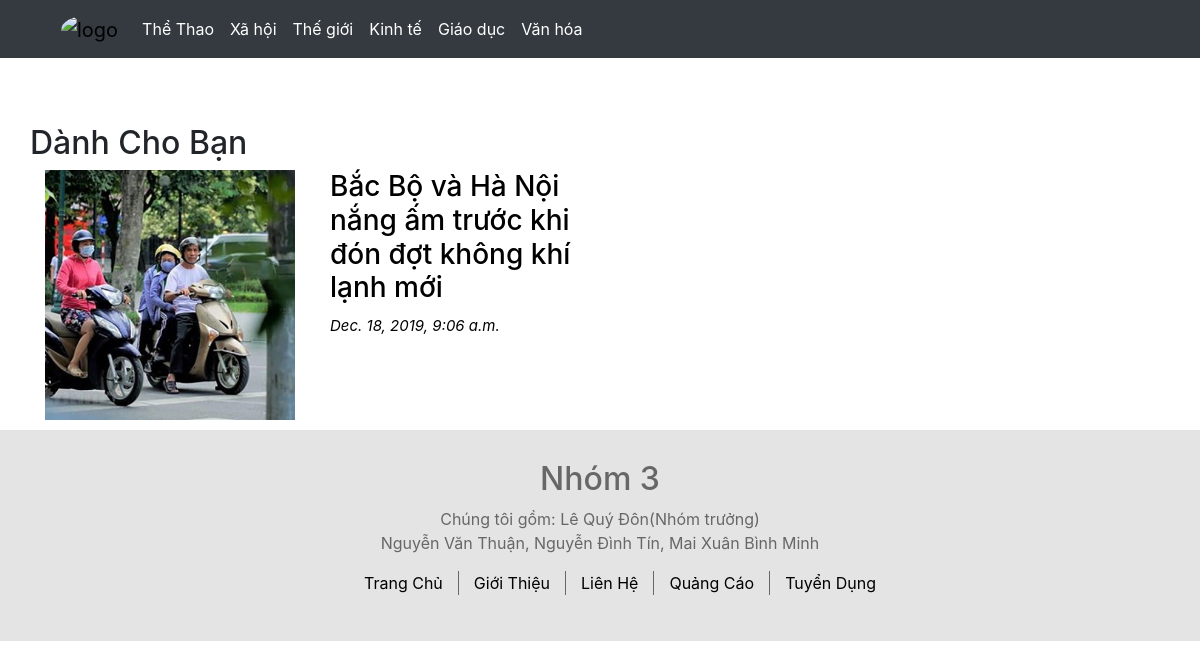
The page /polls/list/2 on the database as committed earlier.
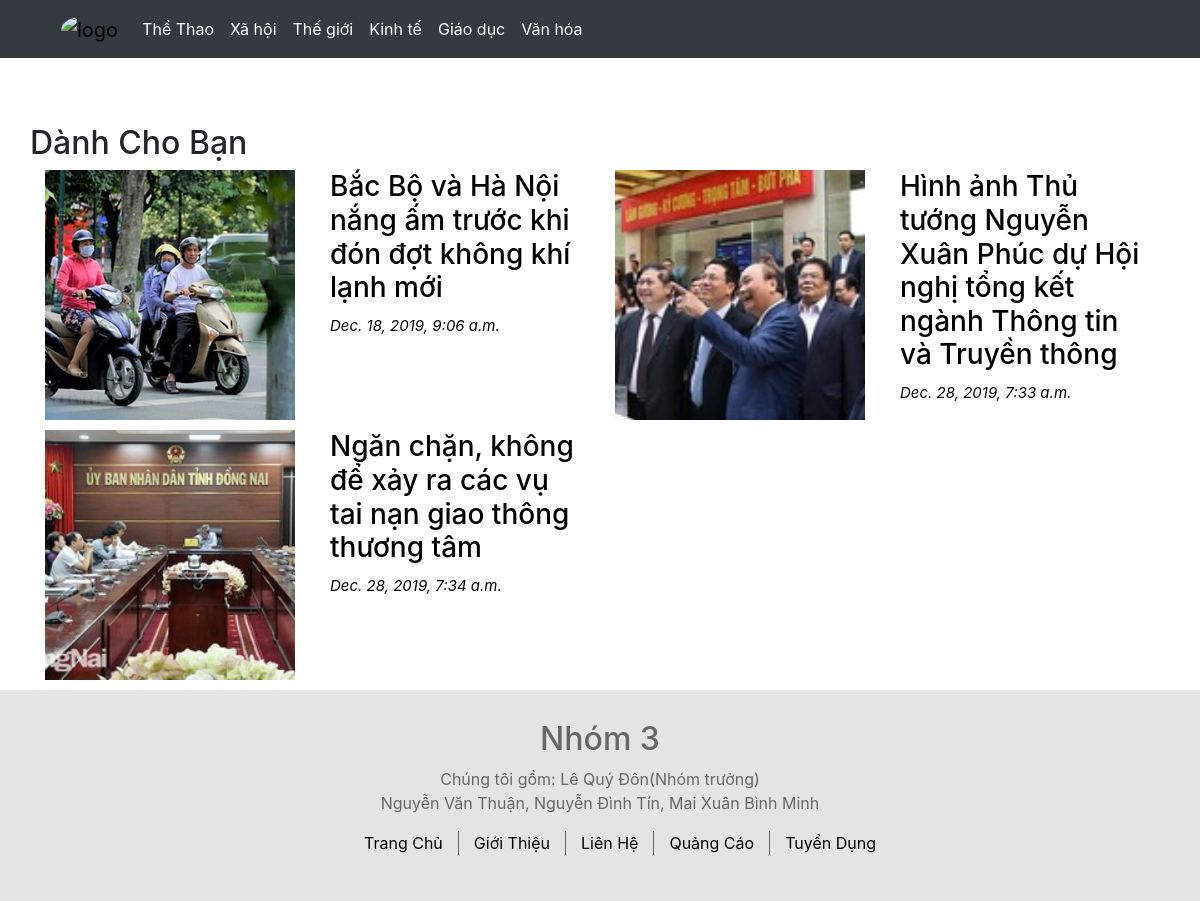
The same page on the database as committed later.
### polls/models.py (models this page shows)
class Theloai(models.Model):
    id = models.AutoField(primary_key=True)
    ten_the_loai=models.CharField(max_length=200)

class Tintuc(models.Model):
    id=models.AutoField(primary_key=True)
    tieu_de=models.CharField(max_length=1000)
    tom_tat=models.TextField(default={})
    hinh=models.ImageField(upload_to="images/", blank=True, null=True)
    ngaytao=models.DateTimeField(auto_now = True)
    noidung=RichTextField()
    theloai=models.ForeignKey(Theloai,on_delete=models.CASCADE)

### polls/views.py (the view)
# urls.py: path('list/<int:loai_id>',views.viewlisttintuc,name="list"),
def viewlisttintuc(request, loai_id):
    listtt=Theloai.objects.get(pk=loai_id)
    listloai=Theloai.objects.all()
    return render(request,"polls/loaitintuc.html",{"tintuc":listtt,"listloai":listloai})

### polls/templates/polls/loaitintuc.html (shortened to what this page needs)
 {% extends 'polls/base.html' %}
 {% block content %}
  <header>
        <div class="container-fluid bg-dark menu ">
            <div class="container ">
                <nav class="navbar navbar-expand-sm bg-dark navbar-dark ">
                    <a class="navbar-brand" href="{% url 'index' %}">
                        <img src="https://image.freepik.com/free-vector/newspaper-logo_10250-2347.jpg" alt="logo" class="logo">
                    </a>
                    <ul class="navbar-nav">
                       {% for item in listloai %}
                       <li class="nav-item">
                        <a class="nav-link text-white" href="{% url 'list' item.id %}">{{item.ten_the_loai}}</a>
                        <li>
                        {% endfor %}
                    </ul>
                </nav>
            </div>
        </div>
    </header>
 <br>
 <main>
    <div class="container">
            <div class="row"><h2>Dành Cho Bạn</h2></div>
            <div class="row ">
            {% for item in tintuc.tintuc_set.all %}
                <div class="col-6 item">
                    <div class="container-fluid">
                        <a href="{% url 'tintuc' item.id %}">
                            <div class="row ">
                                <div class="col-6 "><img class="img-cart" src="{{item.hinh.url}}" alt="" height="250px" width="250px" ></div>
                                <div class="col-6 b ">
                                    <h3>{{item.tieu_de}}</h3>
                                    <p><i style="color: black;">{{item.ngaytao}}</i></p>
                                </div>
                            </div>
                        </a>
                    </div>
                </div>
            {% endfor %}
            </div>
        </div>
 </main>
 <footer >
        <div class="container-fluid ">
           <div class="container">
               <h2>Nhóm 3</h2>
               <p> Chúng tôi gồm: Lê Quý Đôn(Nhóm trưởng) <br> Nguyễn Văn Thuận, Nguyễn Đình Tín, Mai Xuân Bình Minh </p>
               <ul>
                    <li class="link" style="border: 0;"><a href="">Trang Chủ</a></li>
                    <li class="link"><a href="">Giới Thiệu</a></li>
                    <li class="link"><a href="">Liên Hệ</a></li>
                    <li class="link"><a href="">Quảng Cáo</a></li>
                    <li class="link"><a href="">Tuyển Dụng</a></li>
               </ul>
           </div>
        </div>
   </footer>
 {% endblock %}

Rows that differ between the two databases and show on the page:
added Tintuc: hinh (picture), tieu_de "Hình ảnh Thủ tướng Nguyễn Xuân Phúc dự Hội nghị tổng kết ngành Thông tin và Truyền thông", ngaytao "Dec. 28, 2019, 7:33 a.m."
added Tintuc: hinh (picture), tieu_de "Ngăn chặn, không để xảy ra các vụ tai nạn giao thông thương tâm", ngaytao "Dec. 28, 2019, 7:34 a.m."
